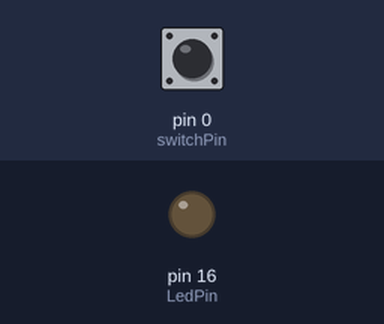
Simulated run of this sketch. Board: Arduino Uno, built with avr-gcc and run on an emulated ATmega328P. Parts: output pins drawn as LEDs (lit = HIGH). The inputs (shaded band) are chosen by the test bench; at power-on: pin 0 (switchPin) HIGH.

Above: at 1.2 s.
1.3 s: pin 0 (switchPin) pulled LOW for 0.15 s
At 1.37 s:
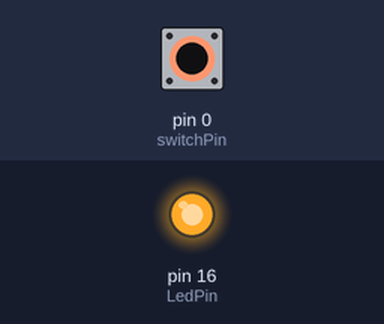
2.9 s: pin 0 (switchPin) pulled LOW for 3.2 s
At 6.7 s:
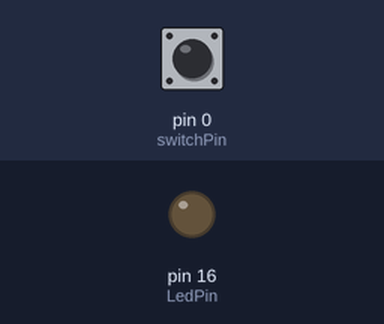
Timing chart, 0 to 8.2 s (numbered marks = the images above; inputs shaded):
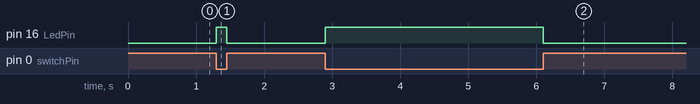

Measured:
- after the input at 1.3 s, pin 16 (LedPin): LOW → HIGH at once, → LOW 0.15 s later
- after the input at 2.9 s, pin 16 (LedPin): LOW → HIGH at once, → LOW 3.2 s later

The sketch:

sketch_may14b.ino
```cpp
int switchPin=0;//d3
int LedPin=16;//d0
int switchValue;

void setup() {
pinMode(LedPin,OUTPUT);
pinMode(switchPin,INPUT_PULLUP);

}

void loop() {
  switchValue=digitalRead(switchPin);
  digitalWrite(LedPin,!switchValue);

}
```
